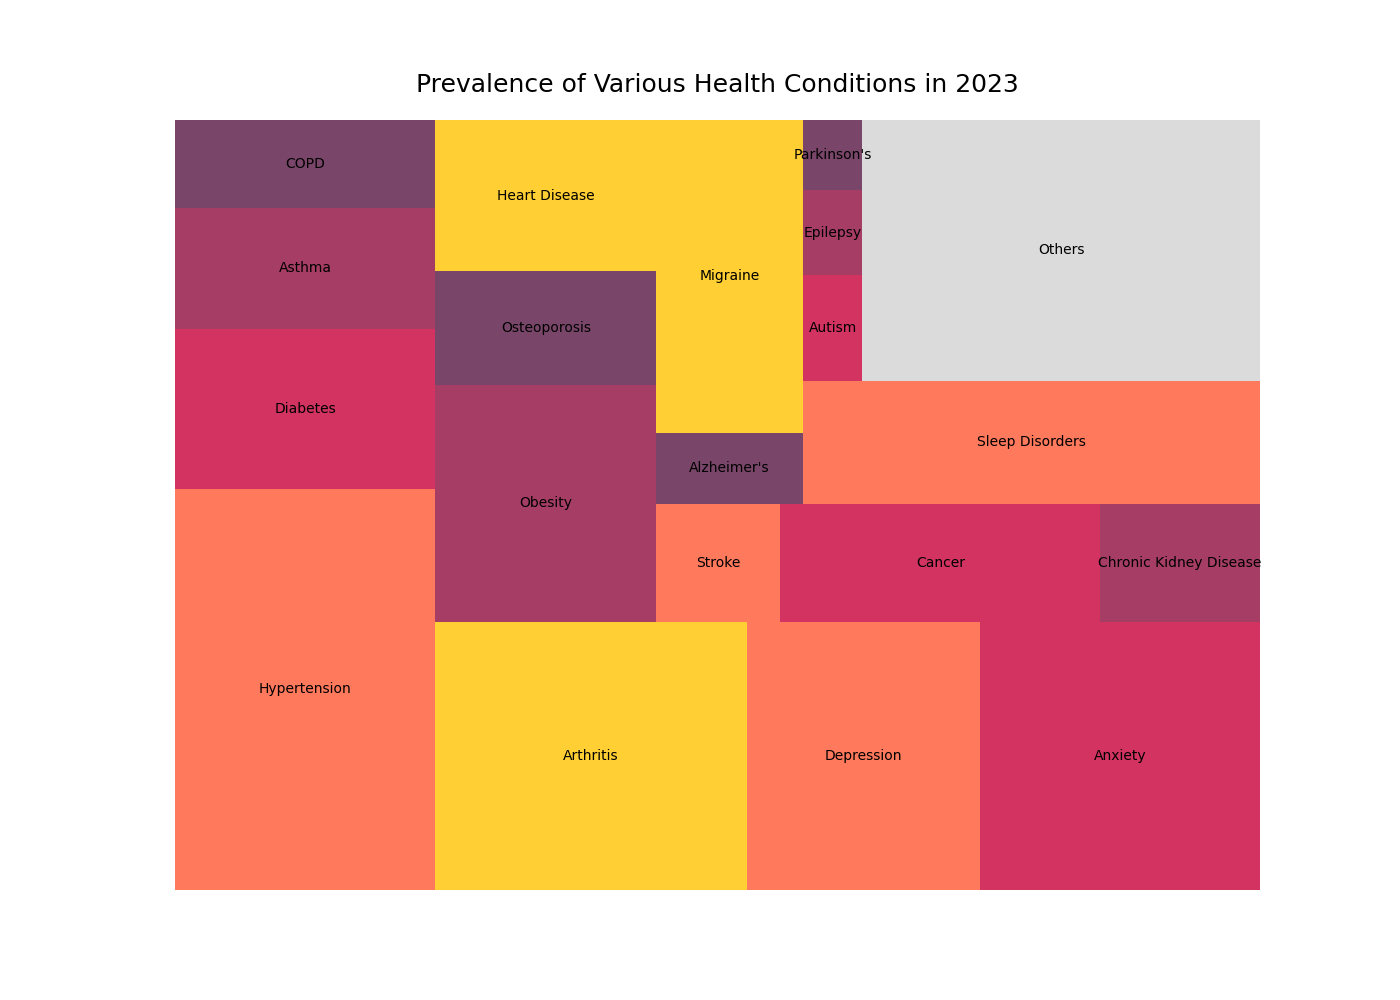

This figure's Python source:

import matplotlib.pyplot as plt
import squarify

# Data points
conditions = ['Hypertension', 'Diabetes', 'Asthma', 'COPD', 'Arthritis', 'Depression', 'Anxiety', 
              'Obesity', 'Osteoporosis', 'Heart Disease', 'Stroke', 'Cancer', 'Chronic Kidney Disease', 
              "Alzheimer's", 'Migraine', 'Sleep Disorders', 'Autism', 'Epilepsy', 'Parkinson\'s', 'Others']
prevalence = [25.0, 10.0, 7.5, 5.5, 20.0, 15.0, 18.0, 12.5, 6.0, 8.0, 3.5, 9.0, 4.5, 2.5, 11.0, 13.5, 1.5, 1.2, 1.0, 24.8]

# Color scheme
colors = ['#FF5733', '#C70039', '#900C3F', '#581845', '#FFC300', '#FF5733', '#C70039', '#900C3F',
          '#581845', '#FFC300', '#FF5733', '#C70039', '#900C3F', '#581845', '#FFC300', '#FF5733',
          '#C70039', '#900C3F', '#581845', '#D3D3D3']

plt.figure(figsize=(14, 10))
squarify.plot(sizes=prevalence, label=conditions, color=colors, alpha=0.8)

# Chart details
plt.title('Prevalence of Various Health Conditions in 2023', fontsize=18, pad=20)
plt.axis('off')

plt.show()
